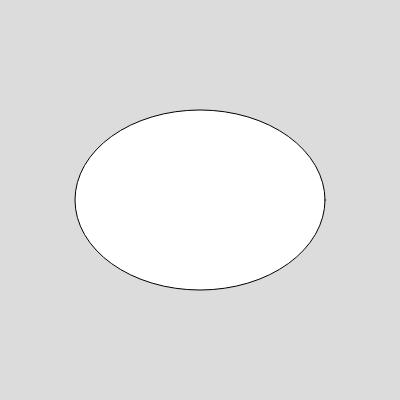
Frame 1 (no input)
Frame 60 (no input): identical to frame 1, image omitted
Frame 120 (the mouse pressed at the canvas centre since frame 60): identical to frame 1, image omitted

The p5.js sketch that drew this single still picture (run headless with seeded random() and noise() and a simulated clock; from frame 60 on, the mouse is pressed at the canvas centre):

// p5.js sketch
// ── sketch.js
function setup() {
  createCanvas(400, 400);
}

function draw() {
  background(220);

  // ellipse(x, y, w, h)
  ellipse(200, 200, 250, 180);
}
